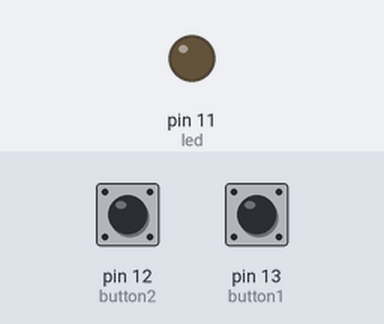
A sketch run on a simulated Arduino Uno, built with avr-gcc and run on an emulated ATmega328P. Parts: output pins drawn as LEDs (lit = HIGH). The inputs (shaded band) are chosen by the test bench; at power-on: pin 13 (button1) LOW, pin 12 (button2) LOW.

Above: at 1.2 s.
1.3 s: pin 13 (button1) pulled HIGH for 1 s
At 2.7 s:
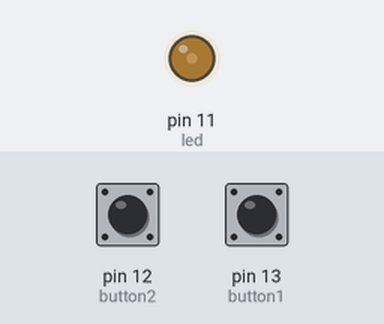
4.3 s: pin 13 (button1) pulled HIGH for 3.2 s
At 7.7 s:
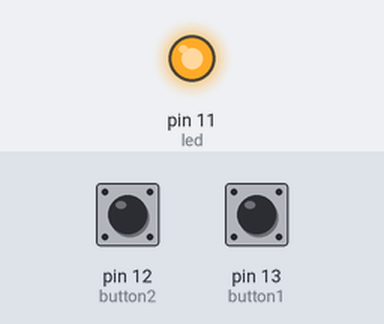
9.0 s: pin 12 (button2) pulled HIGH for 1 s
At 9.47 s:
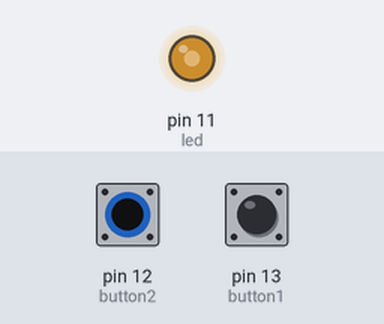
11.5 s: pin 12 (button2) pulled HIGH for 0.15 s
At 12.5 s:
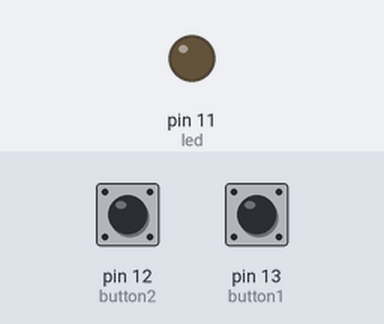
13.1 s: pin 13 (button1) pulled HIGH for 0.15 s
At 14.1 s:
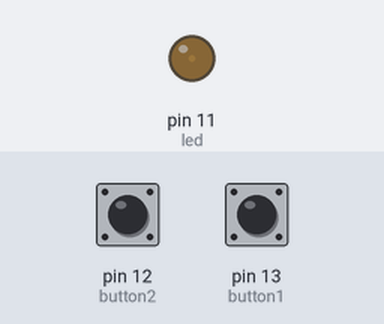
14.7 s: pin 12 (button2) pulled HIGH for 3.2 s
At 15.7 s:
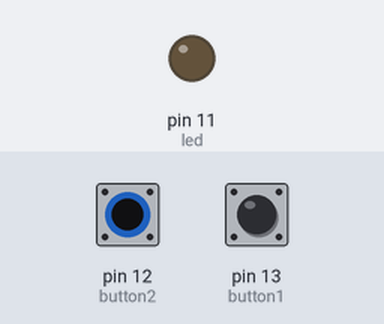
Timing chart, 0 to 17.7 s (numbered marks = the images above; inputs shaded):
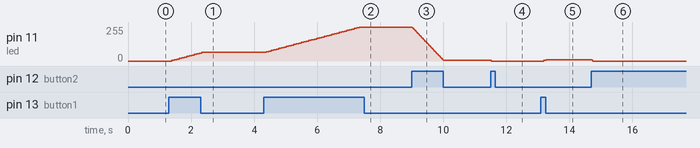

The sketch:

zadanie8.ino
```cpp
int led = 11, button1 = 13, button2 = 12;
int krok = 5, jas = 0;
bool status1 = 0, status2 = 0;


void setup()
{
  pinMode(led, OUTPUT);
  pinMode(button1, INPUT);
  pinMode(button2, INPUT);
}

void loop()
{
  status1 = digitalRead(button1);
  status2 = digitalRead(button2);
  analogWrite(led, jas);
  if(status1) {
    jas = jas + krok;
    if(jas > 255)	jas = jas - krok;
    delay(80);
  }
  if(status2) {
    jas = jas - krok;
    if(jas < 0)		jas = jas + krok;
    delay(20);
  }
}
```

Measured:
- after the input at 1.3 s, pin 11 (led): moves from 0/255 to 65/255 over 0.96 s, starting after 0.08 s
- after the input at 4.3 s, pin 11 (led): moves from 65/255 to 255/255 over 3.0 s, starting after 0.08 s
- after the input at 9.0 s, pin 11 (led): moves from 255/255 to 5/255 over 0.98 s, starting at once
- after the input at 11.5 s, pin 11 (led): 5/255 → 0/255 at once
- after the input at 13.1 s, pin 11 (led): 0/255 → 5/255 after 0.08 s, → 10/255 0.08 s later
- after the input at 14.7 s, pin 11 (led): 10/255 → 0/255 at once
